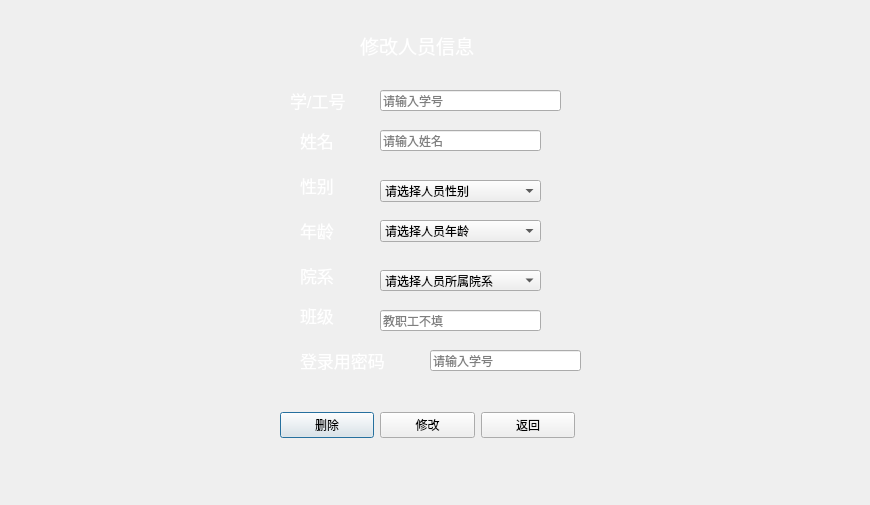
<?xml version="1.0" encoding="UTF-8"?>
<ui version="4.0">
 <class>mdelete</class>
 <widget class="QDialog" name="mdelete">
  <property name="geometry">
   <rect>
    <x>0</x>
    <y>0</y>
    <width>870</width>
    <height>505</height>
   </rect>
  </property>
  <property name="windowTitle">
   <string>Dialog</string>
  </property>
  <property name="styleSheet">
   <string notr="true">#mdelete{
border-image: url(:/new/prefix1/科技风.jpg);
}</string>
  </property>
  <widget class="QComboBox" name="comboBox_2">
   <property name="geometry">
    <rect>
     <x>380</x>
     <y>270</y>
     <width>161</width>
     <height>21</height>
    </rect>
   </property>
   <item>
    <property name="text">
     <string>请选择人员所属院系</string>
    </property>
   </item>
   <item>
    <property name="text">
     <string>计算机学院</string>
    </property>
   </item>
   <item>
    <property name="text">
     <string>马克思主义学院</string>
    </property>
   </item>
   <item>
    <property name="text">
     <string>外国语学院</string>
    </property>
   </item>
   <item>
    <property name="text">
     <string>经济与管理学院</string>
    </property>
   </item>
   <item>
    <property name="text">
     <string>公共管理学院</string>
    </property>
   </item>
   <item>
    <property name="text">
     <string>数理学院</string>
    </property>
   </item>
   <item>
    <property name="text">
     <string>地球科学学院</string>
    </property>
   </item>
  </widget>
  <widget class="QLabel" name="label_6">
   <property name="geometry">
    <rect>
     <x>300</x>
     <y>260</y>
     <width>72</width>
     <height>31</height>
    </rect>
   </property>
   <property name="font">
    <font>
     <pointsize>13</pointsize>
    </font>
   </property>
   <property name="styleSheet">
    <string notr="true">color: rgb(255, 255, 255);</string>
   </property>
   <property name="text">
    <string>院系</string>
   </property>
  </widget>
  <widget class="QLineEdit" name="le_ID">
   <property name="geometry">
    <rect>
     <x>380</x>
     <y>90</y>
     <width>181</width>
     <height>21</height>
    </rect>
   </property>
   <property name="font">
    <font>
     <pointsize>9</pointsize>
    </font>
   </property>
   <property name="placeholderText">
    <string>请输入学号</string>
   </property>
   <property name="clearButtonEnabled">
    <bool>true</bool>
   </property>
  </widget>
  <widget class="QLabel" name="label_5">
   <property name="geometry">
    <rect>
     <x>300</x>
     <y>220</y>
     <width>72</width>
     <height>21</height>
    </rect>
   </property>
   <property name="font">
    <font>
     <pointsize>13</pointsize>
    </font>
   </property>
   <property name="styleSheet">
    <string notr="true">color: rgb(255, 255, 255);</string>
   </property>
   <property name="text">
    <string>年龄</string>
   </property>
  </widget>
  <widget class="QLabel" name="label_7">
   <property name="geometry">
    <rect>
     <x>300</x>
     <y>300</y>
     <width>72</width>
     <height>31</height>
    </rect>
   </property>
   <property name="font">
    <font>
     <pointsize>13</pointsize>
    </font>
   </property>
   <property name="styleSheet">
    <string notr="true">color: rgb(255, 255, 255);</string>
   </property>
   <property name="text">
    <string>班级</string>
   </property>
  </widget>
  <widget class="QComboBox" name="comboBox">
   <property name="geometry">
    <rect>
     <x>380</x>
     <y>220</y>
     <width>161</width>
     <height>22</height>
    </rect>
   </property>
   <property name="currentIndex">
    <number>0</number>
   </property>
   <property name="maxVisibleItems">
    <number>30</number>
   </property>
   <item>
    <property name="text">
     <string>请选择人员年龄</string>
    </property>
   </item>
   <item>
    <property name="text">
     <string>17</string>
    </property>
   </item>
   <item>
    <property name="text">
     <string>18</string>
    </property>
   </item>
   <item>
    <property name="text">
     <string>19</string>
    </property>
   </item>
   <item>
    <property name="text">
     <string>20</string>
    </property>
   </item>
   <item>
    <property name="text">
     <string>21</string>
    </property>
   </item>
   <item>
    <property name="text">
     <string>22</string>
    </property>
   </item>
   <item>
    <property name="text">
     <string>23</string>
    </property>
   </item>
   <item>
    <property name="text">
     <string>24</string>
    </property>
   </item>
   <item>
    <property name="text">
     <string>25</string>
    </property>
   </item>
   <item>
    <property name="text">
     <string>26</string>
    </property>
   </item>
   <item>
    <property name="text">
     <string>27</string>
    </property>
   </item>
   <item>
    <property name="text">
     <string>28</string>
    </property>
   </item>
   <item>
    <property name="text">
     <string>29</string>
    </property>
   </item>
   <item>
    <property name="text">
     <string>30</string>
    </property>
   </item>
   <item>
    <property name="text">
     <string>31</string>
    </property>
   </item>
   <item>
    <property name="text">
     <string>32</string>
    </property>
   </item>
   <item>
    <property name="text">
     <string>33</string>
    </property>
   </item>
   <item>
    <property name="text">
     <string>34</string>
    </property>
   </item>
   <item>
    <property name="text">
     <string>35</string>
    </property>
   </item>
   <item>
    <property name="text">
     <string>36</string>
    </property>
   </item>
   <item>
    <property name="text">
     <string>37</string>
    </property>
   </item>
   <item>
    <property name="text">
     <string>38</string>
    </property>
   </item>
   <item>
    <property name="text">
     <string>39</string>
    </property>
   </item>
   <item>
    <property name="text">
     <string>40</string>
    </property>
   </item>
  </widget>
  <widget class="QLabel" name="label_4">
   <property name="geometry">
    <rect>
     <x>300</x>
     <y>170</y>
     <width>72</width>
     <height>31</height>
    </rect>
   </property>
   <property name="font">
    <font>
     <pointsize>13</pointsize>
    </font>
   </property>
   <property name="styleSheet">
    <string notr="true">color: rgb(255, 255, 255);</string>
   </property>
   <property name="text">
    <string>性别</string>
   </property>
  </widget>
  <widget class="QLineEdit" name="le_class">
   <property name="geometry">
    <rect>
     <x>380</x>
     <y>310</y>
     <width>161</width>
     <height>21</height>
    </rect>
   </property>
   <property name="placeholderText">
    <string>教职工不填</string>
   </property>
   <property name="clearButtonEnabled">
    <bool>true</bool>
   </property>
  </widget>
  <widget class="QLineEdit" name="le_name">
   <property name="geometry">
    <rect>
     <x>380</x>
     <y>130</y>
     <width>161</width>
     <height>21</height>
    </rect>
   </property>
   <property name="placeholderText">
    <string>请输入姓名</string>
   </property>
   <property name="clearButtonEnabled">
    <bool>true</bool>
   </property>
  </widget>
  <widget class="QLabel" name="label_3">
   <property name="geometry">
    <rect>
     <x>290</x>
     <y>90</y>
     <width>81</width>
     <height>21</height>
    </rect>
   </property>
   <property name="font">
    <font>
     <pointsize>13</pointsize>
    </font>
   </property>
   <property name="styleSheet">
    <string notr="true">color: rgb(255, 255, 255);</string>
   </property>
   <property name="text">
    <string>学/工号</string>
   </property>
  </widget>
  <widget class="QComboBox" name="comboBox_3">
   <property name="geometry">
    <rect>
     <x>380</x>
     <y>180</y>
     <width>161</width>
     <height>22</height>
    </rect>
   </property>
   <item>
    <property name="text">
     <string>请选择人员性别</string>
    </property>
   </item>
   <item>
    <property name="text">
     <string>男</string>
    </property>
   </item>
   <item>
    <property name="text">
     <string>女</string>
    </property>
   </item>
  </widget>
  <widget class="QLabel" name="label_8">
   <property name="geometry">
    <rect>
     <x>300</x>
     <y>350</y>
     <width>111</width>
     <height>21</height>
    </rect>
   </property>
   <property name="font">
    <font>
     <pointsize>13</pointsize>
    </font>
   </property>
   <property name="styleSheet">
    <string notr="true">color: rgb(255, 255, 255);</string>
   </property>
   <property name="text">
    <string>登录用密码</string>
   </property>
  </widget>
  <widget class="QLabel" name="label_2">
   <property name="geometry">
    <rect>
     <x>300</x>
     <y>120</y>
     <width>72</width>
     <height>41</height>
    </rect>
   </property>
   <property name="font">
    <font>
     <pointsize>13</pointsize>
    </font>
   </property>
   <property name="styleSheet">
    <string notr="true">color: rgb(255, 255, 255);</string>
   </property>
   <property name="text">
    <string>姓名</string>
   </property>
  </widget>
  <widget class="QLineEdit" name="le_passwd">
   <property name="geometry">
    <rect>
     <x>430</x>
     <y>350</y>
     <width>151</width>
     <height>21</height>
    </rect>
   </property>
   <property name="placeholderText">
    <string>请输入学号</string>
   </property>
  </widget>
  <widget class="QWidget" name="layoutWidget">
   <property name="geometry">
    <rect>
     <x>280</x>
     <y>410</y>
     <width>295</width>
     <height>30</height>
    </rect>
   </property>
   <layout class="QHBoxLayout" name="horizontalLayout">
    <item>
     <widget class="QPushButton" name="deletebutton">
      <property name="text">
       <string>删除</string>
      </property>
     </widget>
    </item>
    <item>
     <widget class="QPushButton" name="modifybutton">
      <property name="text">
       <string>修改</string>
      </property>
     </widget>
    </item>
    <item>
     <widget class="QPushButton" name="pushButton">
      <property name="text">
       <string>返回</string>
      </property>
     </widget>
    </item>
   </layout>
  </widget>
  <widget class="QLabel" name="label">
   <property name="geometry">
    <rect>
     <x>360</x>
     <y>30</y>
     <width>161</width>
     <height>31</height>
    </rect>
   </property>
   <property name="font">
    <font>
     <pointsize>14</pointsize>
    </font>
   </property>
   <property name="styleSheet">
    <string notr="true">color: rgb(255, 255, 255);</string>
   </property>
   <property name="text">
    <string>修改人员信息</string>
   </property>
  </widget>
 </widget>
 <resources/>
 <connections/>
</ui>
